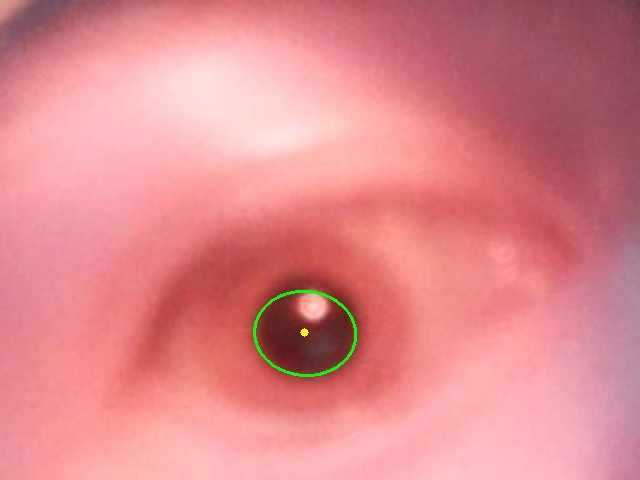
#> input picture calibate_and_run/calibration_debug/dot_10_eye.png, 640 x 480 px
$ python -i dual_eye_tracker_CALIBRATED.py   (imports and definitions only)
#> lines starting #> are read from the running program, lines starting #| are printed output that depends on the picture; after the words box and inside, x2 and y2 are one past the last pixel; in counts of white or black regions, pixels touching at a corner belong together
### gaze_mapper.py
import numpy as np
import cv2


class GazeMapper:

    def __init__(self, calibration_file, neutral_pupil):
#> further down, picture is the input picture: shape (480, 640, 3); mean B, G, R 139.8, 135.3, 223.1
        self.neutral = np.array(neutral_pupil, dtype=np.float32)
        data=np.load(calibration_file)
        if data.shape[0] < 6: raise RuntimeError("Need more calibration points")

        # calibration format:
        #
        # vector_x
        # vector_y
        # world_x
        # world_y

        vectors=data[:,0:2].astype(np.float32)
        world=data[:,2:4].astype(np.float32)

        # create polynomial features:
        # x,y
        # x²,y²,xy
        X=self.features(vectors)

        # solve:
        # world_x = model_x(features)
        # world_y = model_y(features)
        self.model_x,_,_,_=np.linalg.lstsq(X, world[:,0], rcond=None)
        self.model_y,_,_,_=np.linalg.lstsq(X, world[:,1], rcond=None)


    # [51 lines left out: functions project_to_bounds, features, not called in this run]

    def pupil_to_vector(self, pupil):
        return np.array([pupil[0]-self.neutral[0], pupil[1]-self.neutral[1]], dtype=np.float32)


    # [15 lines left out: function map_pupil_to_world, not called in this run]

### dual_eye_tracker_CALIBRATED.py
import cv2
import numpy as np
from gaze_mapper import GazeMapper

PI = "http://192.168.50.149:8000"
CALIBRATION_FILE = "calibration_vectors.npy"
DARK_THRESH = 100
# [1 line that did not run here, left out]

# --------------------------------
# CAMERA STREAMS
# --------------------------------
# [2 lines not run here, left out]

# --------------------------------
# PUPIL DETECTOR
# --------------------------------
def find_pupil(frame):

    h, w = frame.shape[:2]
#> h = 480; w = 640


    # --------------------------
    # Grayscale + blur
    # --------------------------

    gray = cv2.cvtColor(
        frame,
        cv2.COLOR_BGR2GRAY
    )
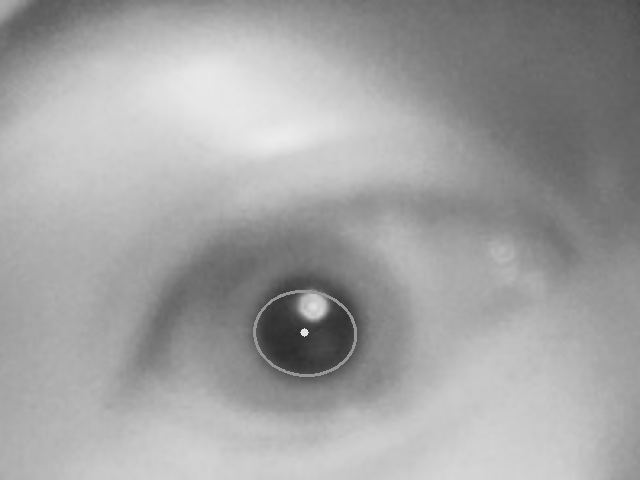
#> gray: shape (480, 640); min 45, max 236, mean 162.1


    gray = cv2.GaussianBlur(
        gray,
        (7,7),
        0
    )


    # --------------------------
    # Threshold dark objects
    # --------------------------

    _, thresh = cv2.threshold(
        gray,
        DARK_THRESH,
        255,
        cv2.THRESH_BINARY_INV
    )
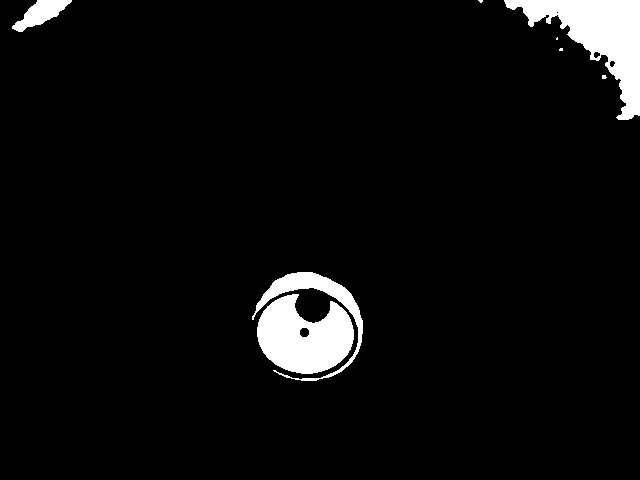
#> thresh: shape (480, 640); 4.7% white; 8 white regions (4 under 20 px), largest, box (x1, y1, x2, y2) and area: (504, 0, 640, 120) 6289, (257, 294, 354, 374) 5267, (252, 272, 363, 381) 2078, (12, 0, 72, 32) 900


    # --------------------------
    # Remove small noise
    # --------------------------

    kernel = np.ones((5,5),np.uint8)

    thresh = cv2.morphologyEx(
        thresh,
        cv2.MORPH_OPEN,
        kernel
    )
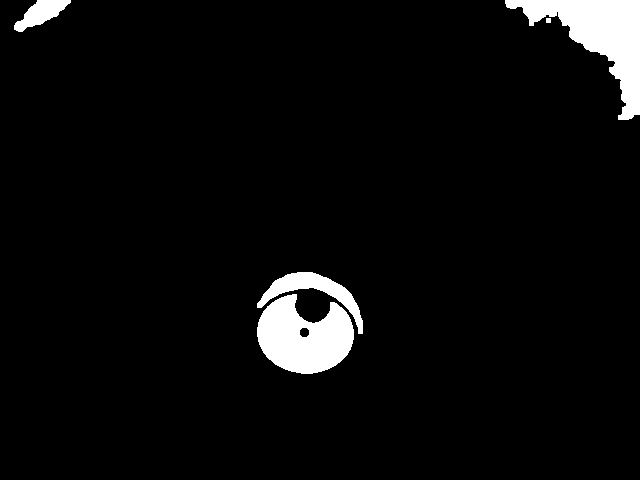
#> thresh: shape (480, 640); 4.6% white; 5 white regions


    # --------------------------
    # Find contours
    # --------------------------

    contours,_ = cv2.findContours(
        thresh,
        cv2.RETR_EXTERNAL,
        cv2.CHAIN_APPROX_SIMPLE
    )
#> contours = 5 contours, 1 with area under 20; largest, box (x1, y1, x2, y2) and area: (505, 0, 640, 120) 5866, (257, 294, 354, 374) 5186, (257, 272, 363, 334) 1592, (14, 0, 71, 32) 826


    candidates = []


    for c in contours:

        area = cv2.contourArea(c)


        # reject tiny blobs
        if area < 20:
            continue


        x,y,cw,ch = cv2.boundingRect(c)


        # --------------------------------
        # Ignore contours touching edges
        # (glasses frames)
        # --------------------------------

        edge_margin = 10

        if (
            x < edge_margin or
            y < edge_margin or
            x+cw > w-edge_margin or
            y+ch > h-edge_margin
        ):
            continue


        # --------------------------------
        # Reject huge objects
        # glasses are usually large
        # --------------------------------

        if area > (w*h*0.05):
            continue


        # --------------------------------
        # Check circularity
        # pupil is more circular
        # --------------------------------

        perimeter = cv2.arcLength(c,True)

        if perimeter == 0:
            continue


        circularity = (
            4*np.pi*area /
            (perimeter*perimeter)
        )


        if circularity < 0.25:
            continue


        candidates.append(c)
#> this loop made 5 passes
#> (area, x, y, cw, ch, perimeter, circularity) on passes 1 to 2: (5185.5, 257, 294, 97, 80, 328.6, 0.603), (1592.5, 257, 272, 106, 62, 307, 0.212)
#> (area, x, y, cw, ch) on passes 4 to 5: (5866.5, 505, 0, 135, 120), (825.5, 14, 0, 57, 32)
#> after the loop, candidates = 1 contour; box (x1, y1, x2, y2) and area: (257, 294, 354, 374) 5186


    if not candidates:
        return None


    # choose darkest/largest remaining pupil blob

    c=max(
        candidates,
        key=cv2.contourArea
    )
#> c = contour of 149 points, box (x1, y1, x2, y2) (257, 294, 354, 374), area 5186


    M=cv2.moments(c)
#> M = moments, m00 5185.5, centre m10/m00, m01/m00 = (303.7, 337)


    if M["m00"] == 0:
        return None


    return (
        int(M["m10"]/M["m00"]),
        int(M["m01"]/M["m00"])
    )

# --------------------------------
# MAIN LOOP
# --------------------------------

# [34 lines not run here, left out]

>>> import cv2
>>> picture = cv2.imread('calibate_and_run/calibration_debug/dot_10_eye.png')
>>> result = find_pupil(picture)
#> result = (303, 337)
